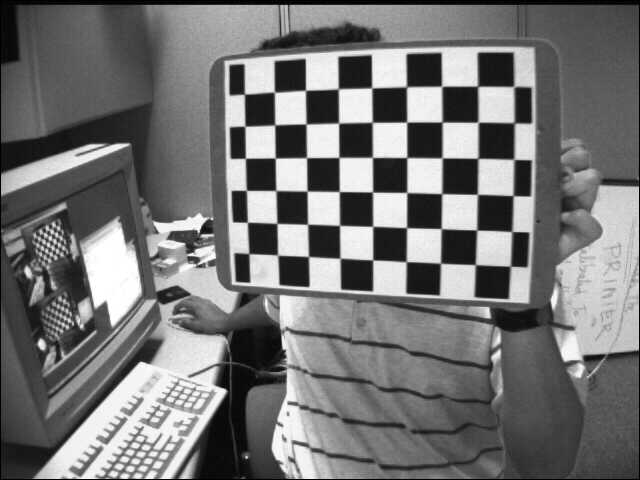
#> input picture Codes/Stereovision_ZAW/images_left/left01.jpg, 640 x 480 px; its folder holds 5 pictures in this run
$ python Calibration.py
#> lines starting #> are read from the running program, lines starting #| are printed output that depends on the picture; after the words box and inside, x2 and y2 are one past the last pixel; in counts of white or black regions, pixels touching at a corner belong together
from os import listdir
import cv2
import numpy as np
im_path_left = r'../Stereovision_ZAW/images_left/'
im_path_right = r'../Stereovision_ZAW/images_right/'
filename_list = [f for f in listdir(im_path_left)]


# termination criteria
criteria = (cv2.TERM_CRITERIA_EPS + cv2.TERM_CRITERIA_MAX_ITER, 30, 0.001)

# prepare object points, like (0,0,0), (1,0,0), (2,0,0) ....,(6,5,0)
objp = np.zeros((6*7,3), np.float32)
objp[:,:2] = np.mgrid[0:7,0:6].T.reshape(-1,2)
print(len(objp))

# Arrays to store object points and image points from all the images.
objpoints = [] # 3d point in real world space
imgpoints = [] # 2d points in image plane.


for fname in filename_list:
    img = cv2.imread(im_path_left + fname)
#> img is the input picture: shape (480, 640, 3); min 0, max 255, mean 116.6
    gray = cv2.cvtColor(img,cv2.COLOR_BGR2GRAY)

    # Find the chess board corners
    ret, corners = cv2.findChessboardCorners(gray, (7,6),None)
#> ret = True; corners = 42 rows, first 8: [475.4, 264.8], [440.5, 263.2], [405.9, 261.5], [372.9, 259.9], [340.6, 258.5], [308.7, 256.4], [277.6, 255.1], [476.7, 230.1]

    # If found, add object points, image points (after refining them)
    if ret == True:
        objpoints.append(objp)

        corners2 = cv2.cornerSubPix(gray,corners,(11,11),(-1,-1),criteria)
#> corners2 = 42 rows, first 8: [475.3, 264.6], [440.5, 263.2], [406.2, 261.7], [372.7, 259.9], [340, 258.2], [308.5, 256.5], [277.6, 255.1], [476.7, 230]
        imgpoints.append(corners2)

        # Draw and display the corners
        img = cv2.drawChessboardCorners(img, (7,6), corners2,ret)
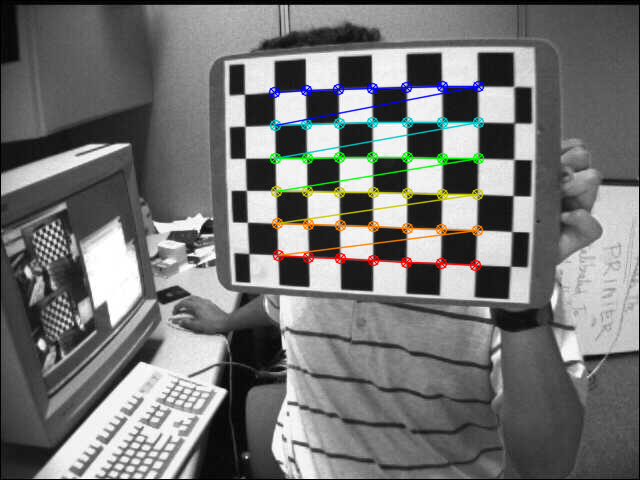
#> img: shape (480, 640, 3); 3.22% of pixels changed, all inside (x1, y1, x2, y2) = (268, 80, 485, 272)
        cv2.imshow('img',img)
        cv2.waitKey(100)
#> pass 2 of the loop `for fname in filename_list:`:
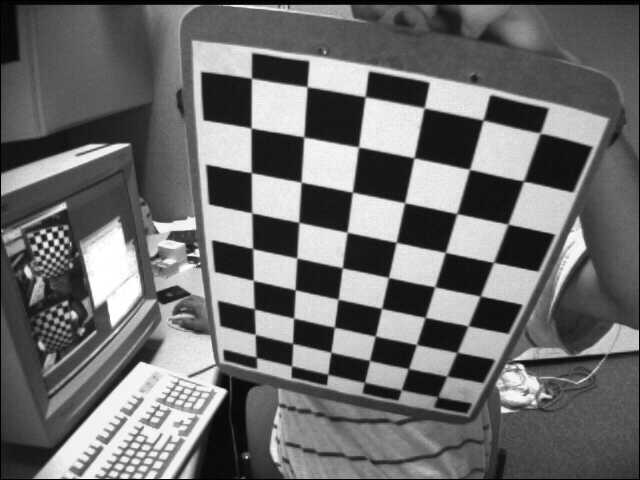
#> input picture Codes/Stereovision_ZAW/images_left/left02.jpg, 640 x 480 px
#> img is the input picture: shape (480, 640, 3); min 0, max 255, mean 109
#> corners = 42 rows, first 8: [254.7, 308.6], [253.5, 280.5], [252.6, 248.4], [252.4, 213.8], [251.5, 172.4], [251.8, 128.6], [251.5, 77.99], [293.3, 318]
#> corners2 = 42 rows, first 8: [254.3, 308.9], [253.3, 280.4], [252.6, 248.6], [251.8, 212.8], [251.3, 172.7], [251.1, 128], [251.5, 78.19], [293.6, 318.1]
#> `img = cv2.drawChessboardCorners(img, (7,6), corners2,ret)`:
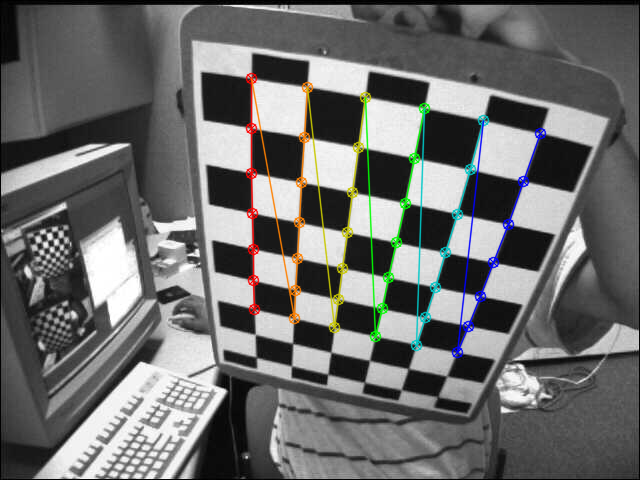
#> img: shape (480, 640, 3); 3.62% of pixels changed, all inside (x1, y1, x2, y2) = (245, 72, 547, 359)
#> pass 3 of the loop `for fname in filename_list:`:
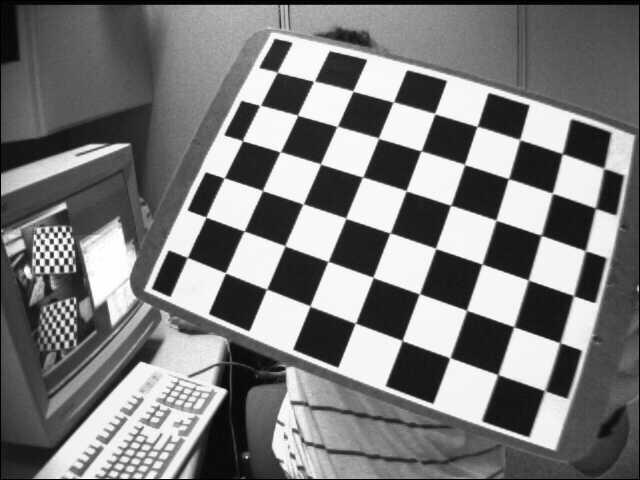
#> input picture Codes/Stereovision_ZAW/images_left/left03.jpg, 640 x 480 px
#> img is the input picture: shape (480, 640, 3); min 0, max 255, mean 122.9
#> corners = 42 rows, first 8: [496.9, 373.9], [449, 358.7], [402.3, 339.6], [354.4, 323.5], [309.4, 305.4], [267.7, 289.2], [225.3, 272.5], [513, 326.7]
#> corners2 = 42 rows, first 8: [497.8, 374.6], [449.9, 357.7], [402.1, 340.5], [355.3, 323.2], [310, 306], [266.6, 289.1], [225.4, 272.8], [513.8, 326.7]
#> `img = cv2.drawChessboardCorners(img, (7,6), corners2,ret)`:
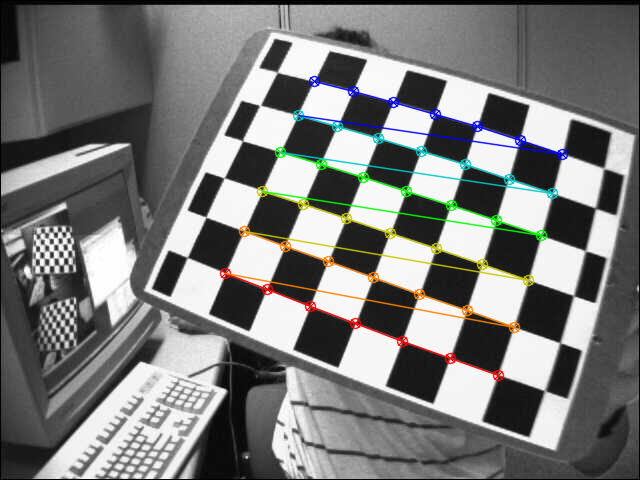
#> img: shape (480, 640, 3); 3.99% of pixels changed, all inside (x1, y1, x2, y2) = (219, 75, 569, 382)
#> the loop made 5 passes; the first 3 are shown
cv2.destroyAllWindows()

# Calculating camera matrix, distortion coefficients, rotation, translation vectors etc
ret, mtx, dist, rvecs, tvecs = cv2.calibrateCamera(objpoints, imgpoints, gray.shape[::-1],None,None)


# Undistortion

img = cv2.imread(im_path_left + 'left12.jpg')
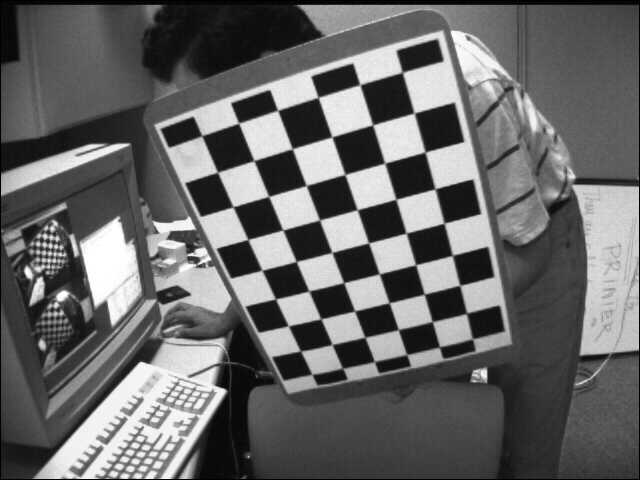
#> input picture Codes/Stereovision_ZAW/images_left/left12.jpg, 640 x 480 px
#> img is the input picture: shape (480, 640, 3); min 0, max 255, mean 103.1
h,  w = img.shape[:2]
#> h = 480; w = 640
newcameramtx, roi=cv2.getOptimalNewCameraMatrix(mtx,dist,(w,h),1,(w,h))


# by using cv2.undistort
dst = cv2.undistort(img, mtx, dist, None, newcameramtx)

# crop the image
x,y,w,h = roi
dst = dst[y:y+h, x:x+w]
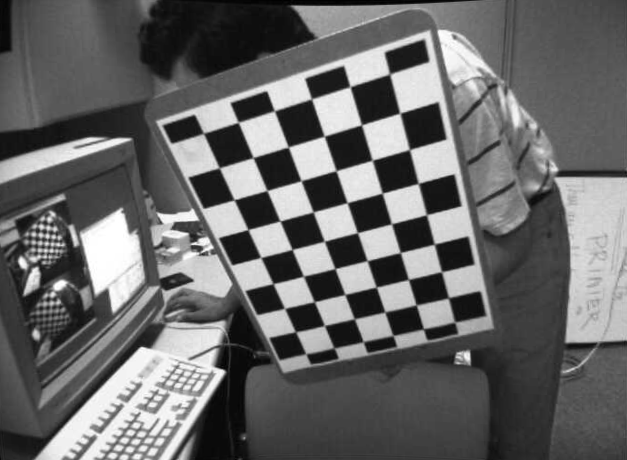
#> dst: shape (460, 627, 3); min 0, max 255, mean 104.2
cv2.imwrite('calibresult1.png',dst)

# by using remapping
mapx,mapy = cv2.initUndistortRectifyMap(mtx,dist,None,newcameramtx,(w,h),5)
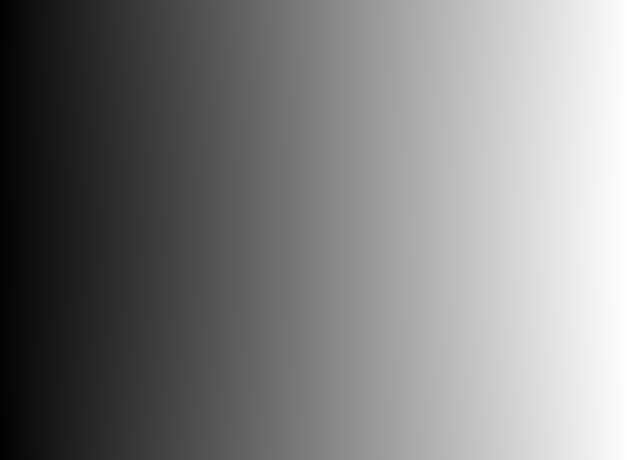
#> mapx: shape (460, 627) float32; min -8.28, max 630.5, mean 313; drawn with min black and max white
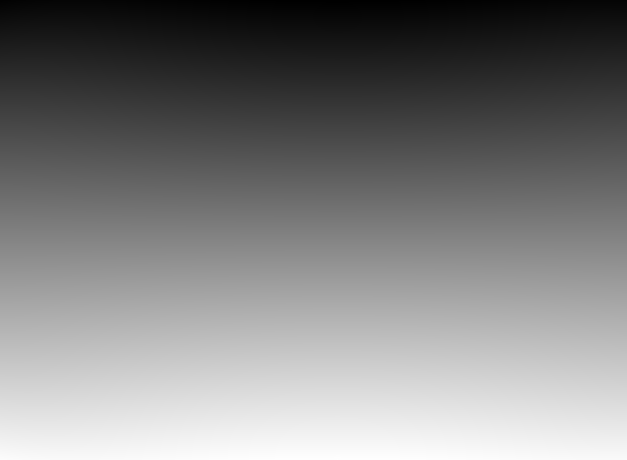
#> mapy: shape (460, 627) float32; min -9.76, max 468.7, mean 228.9; drawn with min black and max white
dst = cv2.remap(img,mapx,mapy,cv2.INTER_LINEAR)
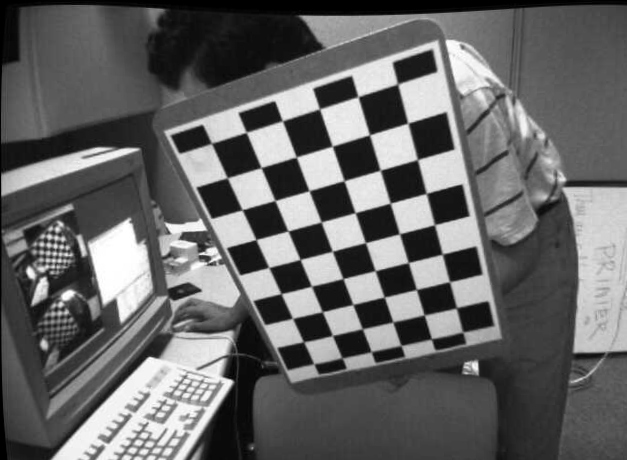
#> dst: shape (460, 627, 3); min 0, max 255, mean 101.8

# crop the image
x,y,w,h = roi
dst = dst[y:y+h, x:x+w]
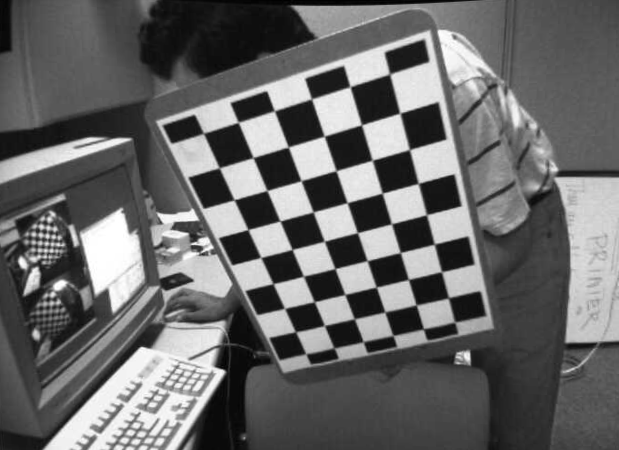
#> dst: shape (450, 619, 3); min 0, max 255, mean 104.5
cv2.imwrite('calibresult2.png',dst)


# Accuracy
tot_error = 0
for i in range(len(objpoints)):
    imgpoints2, _ = cv2.projectPoints(objpoints[i], rvecs[i], tvecs[i], mtx, dist)
    error = cv2.norm(imgpoints[i],imgpoints2, cv2.NORM_L2)/len(imgpoints2)
    tot_error += error

print ("total error: ", tot_error/len(objpoints))
